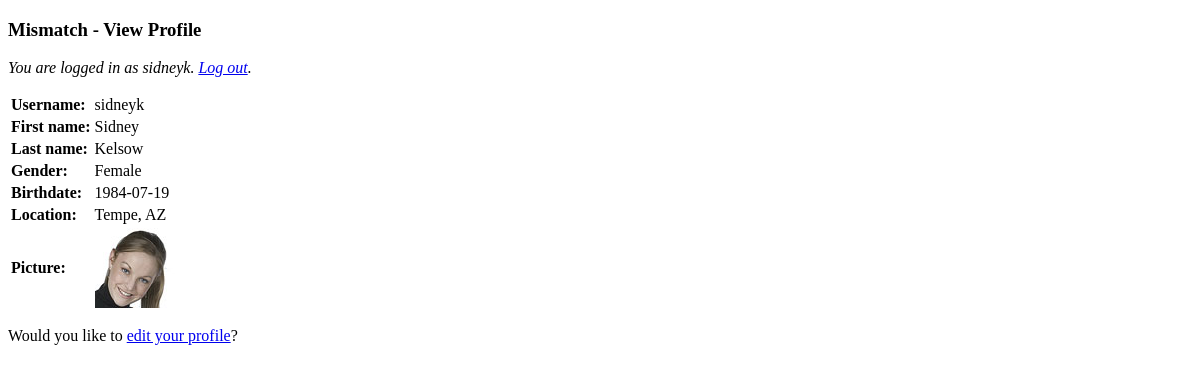
Page /ch07/final/mismatch/viewprofile.php (signed in) on the committed database.
### tables this page shows
CREATE TABLE `mismatch_user` (
  `user_id` INT AUTO_INCREMENT,
  `username` VARCHAR(32),
  `password` VARCHAR(40),
  `join_date` DATETIME,
  `first_name` VARCHAR(32),
  `last_name` VARCHAR(32),
  `gender` VARCHAR(1),
  `birthdate` DATE,
  `city` VARCHAR(32),
  `state` VARCHAR(2),
  `picture` VARCHAR(32),
  PRIMARY KEY (`user_id`)
);

### public/ch07/final/mismatch/viewprofile.php (the view, shortened to what this page needs)
<!DOCTYPE html PUBLIC "-//W3C//DTD XHTML 1.0 Transitional//EN"
  "http://www.w3.org/TR/xhtml1/DTD/xhtml1-transitional.dtd">
<html xmlns="http://www.w3.org/1999/xhtml" xml:lang="en" lang="en">
<head>
  <link rel="stylesheet" type="text/css" href="style.css" />
</head>
<body>
  <h3>Mismatch - View Profile</h3>
<?php
  if (!isset($_SESSION['user_id'])) {
    echo '<p class="login">Please <a href="login.php">log in</a> to access this page.</p>';
    exit();
  }
  else {
    echo('<p class="login">You are logged in as ' . $_SESSION['username'] . '. <a href="logout.php">Log out</a>.</p>');
  }
  $dbc = mysqli_connect(DB_HOST, DB_USER, DB_PASSWORD, DB_NAME);
  if (!isset($_GET['user_id'])) {
    $query = "SELECT username, first_name, last_name, gender, birthdate, city, state, picture FROM mismatch_user WHERE user_id = '" . $_SESSION['user_id'] . "'";
  }
  else {
    $query = "SELECT username, first_name, last_name, gender, birthdate, city, state, picture FROM mismatch_user WHERE user_id = '" . $_GET['user_id'] . "'";
  }
  $data = mysqli_query($dbc, $query);
  if (mysqli_num_rows($data) == 1) {
    $row = mysqli_fetch_array($data);
    echo '<table>';
    if (!empty($row['username'])) {
      echo '<tr><td class="label">Username:</td><td>' . $row['username'] . '</td></tr>';
    }
    if (!empty($row['first_name'])) {
      echo '<tr><td class="label">First name:</td><td>' . $row['first_name'] . '</td></tr>';
    }
    if (!empty($row['last_name'])) {
      echo '<tr><td class="label">Last name:</td><td>' . $row['last_name'] . '</td></tr>';
    }
    if (!empty($row['gender'])) {
      echo '<tr><td class="label">Gender:</td><td>';
      if ($row['gender'] == 'M') {
        echo 'Male';
      }
      else if ($row['gender'] == 'F') {
        echo 'Female';
      }
      else {
        echo '?';
      }
      echo '</td></tr>';
    }
    if (!empty($row['birthdate'])) {
      if (!isset($_GET['user_id']) || ($_SESSION['user_id'] == $_GET['user_id'])) {
        echo '<tr><td class="label">Birthdate:</td><td>' . $row['birthdate'] . '</td></tr>';
      }
      else {
        list($year, $month, $day) = explode('-', $row['birthdate']);
        echo '<tr><td class="label">Year born:</td><td>' . $year . '</td></tr>';
      }
    }
    if (!empty($row['city']) || !empty($row['state'])) {
      echo '<tr><td class="label">Location:</td><td>' . $row['city'] . ', ' . $row['state'] . '</td></tr>';
    }
    if (!empty($row['picture'])) {
      echo '<tr><td class="label">Picture:</td><td><img src="' . MM_UPLOADPATH . $row['picture'] .
        '" alt="Profile Picture" /></td></tr>';
    }
    echo '</table>';
    if (!isset($_GET['user_id']) || ($_SESSION['user_id'] == $_GET['user_id'])) {
      echo '<p>Would you like to <a href="editprofile.php">edit your profile</a>?</p>';
    }
  }
  else {
    echo '<p class="error">There was a problem accessing your profile.</p>';
  }
?>
</body>
</html>

### public/ch07/final/mismatch/style.css (style rules this page uses)
.login { font-style: italic; }
td.label { font-weight: bold; }

### rows in the picture
mismatch_user: username "sidneyk", first_name "Sidney", last_name "Kelsow", birthdate "1984-07-19", city "Tempe", state "AZ", picture (picture)

### other values in the picture
$_SESSION['username'] "sidneyk"
